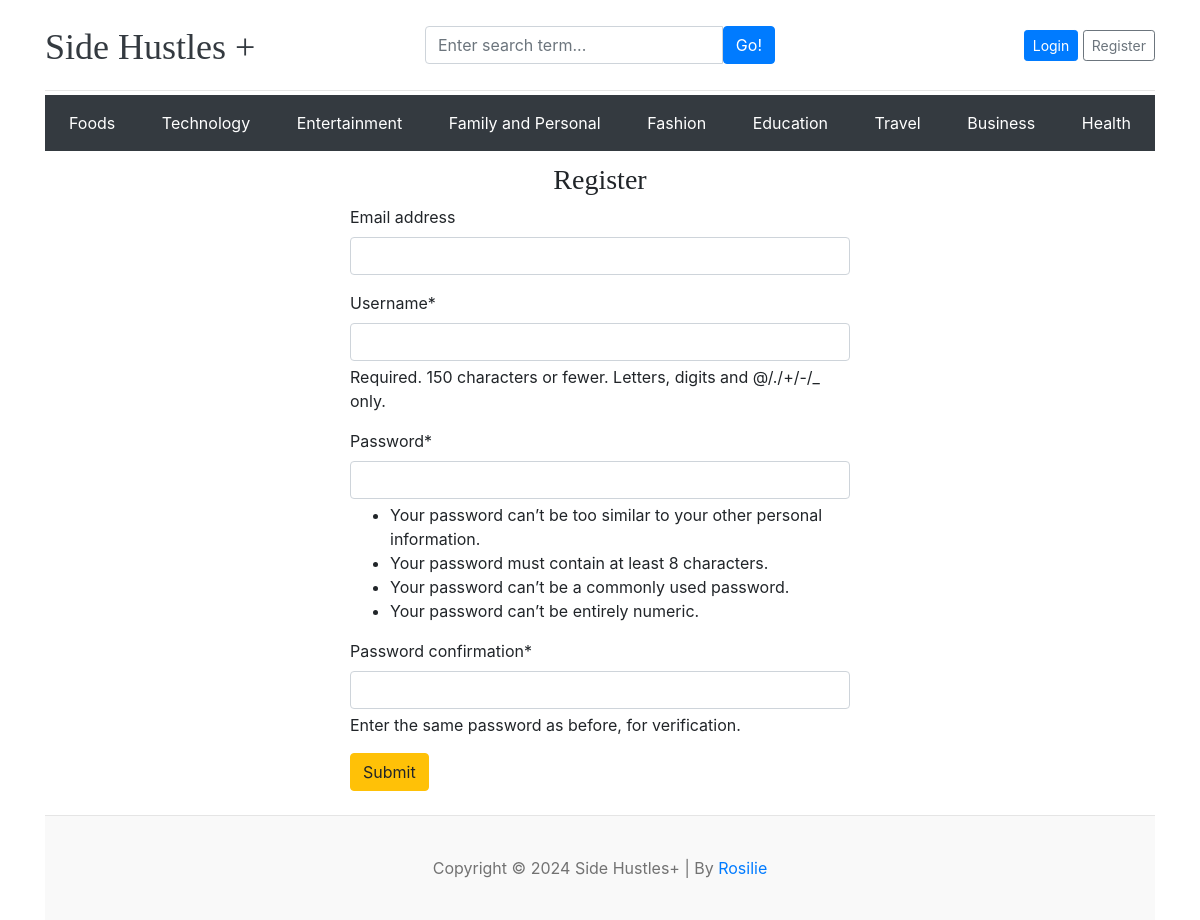
Screenshot of /register/ with the database file from the repository.
### blogs/models.py (models this page shows)
class Category(models.Model):
    category_name = models.CharField(max_length=50, unique=True)
    created_at = models.DateTimeField(auto_now_add=True)
    updated_at = models.DateTimeField(auto_now=True)
    class Meta:
        verbose_name_plural = 'categories'
    def __str__(self):
        return self.category_name

### blog_main/views.py (the view)
# urls.py: path('register/', views.register, name='register'),
def register(request):
    if request.method == 'POST':
        form = RegistrationForm(request.POST)
        if form.is_valid():
            form.save()
            return redirect('login')
        else:
            print(form.errors)
    else:
        form = RegistrationForm()
    context = {
        'form': form,
    }
    return render(request, 'register.html', context)

### blog_main/forms.py
class RegistrationForm(UserCreationForm):
    class Meta:
        model = User
        fields = ('email', 'username', 'password1', 'password2')

### blogs/context_processors.py (called while the page is built)
def get_categories(request):
    categories = Category.objects.all()
    return dict(categories=categories)

def get_social_links(request):
    social_links = SocialLink.objects.all()
    return dict(social_links=social_links)

def get_about_us(request):
    try:
        about = About.objects.get()
    except:
        about = None
    return dict(about=about)

### templates/register.html (shortened to what this page needs)
{% extends 'base.html' %}
{% block content %}
{% load crispy_forms_tags %}
<h3 class="text-center">Register</h3>
<form action="{% url 'register' %}" method="POST" style="width: 500px; margin: auto;">
    {{ form | crispy }}
    <button type="submit" class="btn btn-warning">Submit</button>
</form>
<br>
{% endblock %}

### templates/base.html (shortened to what this page needs)
{% load static %}
<!DOCTYPE html>
<html lang="en">
<head>
    <link href="https://getbootstrap.com/docs/4.0/dist/css/bootstrap.min.css" rel="stylesheet">
    <link href="{% static 'css/blog.css' %}" rel="stylesheet">
    <link rel="stylesheet" href="https://cdnjs.cloudflare.com/ajax/libs/font-awesome/4.7.0/css/font-awesome.min.css">
</head>
<body>
    <div class="container">
        <header class="blog-header py-3">
            <div class="row flex-nowrap justify-content-between align-items-center">
                <div class="col-4 pt-1">
                    <a class="blog-header-logo text-dark" href="/">Side Hustles + </a>
                </div>
                <div class="col-4 ">
                    <form action="{% url 'search' %}" method="GET">
                        <div class="input-group">
                            <input class="form-control" type="text" name="keyword" value="{{keyword}}"
                                placeholder="Enter search term..." aria-label="Enter search term..."
                                aria-describedby="button-search" />
                            <button type="submit" class="btn btn-primary" id="button-search" type="button">Go!</button>
                        </div>
                    </form>
                </div>
                <div class="col-4 d-flex justify-content-end align-items-center">
                    {% if not user.is_authenticated %}
                    <a class="btn btn-sm btn-primary" href="{% url 'login' %}">Login</a> &nbsp;
                    <a class="btn btn-sm btn-outline-secondary" href="{% url 'register' %}">Register</a>
                    {% else %}
                    <span><a href="{% url 'dashboard' %}">Dashboard</a></span>
                    &emsp;
                    <span><a href="{% url 'logout' %}">Logout</a></span>
                    {% endif %}
                </div>
        </header>
        <div class="nav-scroller py-1 mb-2">
            <nav class="navbar navbar-dark bg-dark">
                {% for c in categories%}
                <a class="p-2 text-white" href="{% url 'posts_by_category' c.id %}">{{ c }}</a>
                {% endfor %}
            </nav>
        </div>
        {% block content %}
        {% endblock%}
        <footer class="blog-footer">
            <p>Copyright &copy
                <script>document.write(/\d{4}/.exec(Date())[0])</script> Side Hustles+ | By <a
                    href="https://www.linkedin.com/in/rosilielim/" target="_blank">Rosilie</a>
            </p>
        </footer>
    </div>
</body>
</html>

### blog_main/static/css/blog.css (style rules this page uses)
.blog-header { border-bottom: 1px solid #e5e5e5; }
.blog-header-logo { font-family: "Playfair Display", Georgia, "Times New Roman", serif ; font-size: 2.25rem; }
h1, h2, h3, h4, h5, h6 { font-family: "Playfair Display", Georgia, "Times New Roman", serif ; }
.blog-footer { padding: 2.5rem 0; color: #727272; text-align: center; background-color: #f9f9f9; border-top: .05rem solid #e5e5e5; }
.blog-footer p:last-child { margin-bottom: 0; }

### rows the page displays
Category: category_name "Foods"
Category: category_name "Technology"
Category: category_name "Entertainment"
Category: category_name "Family and Personal"
Category: category_name "Fashion"
Category: category_name "Education"
Category: category_name "Travel"
Category: category_name "Business"
Category: category_name "Health"
